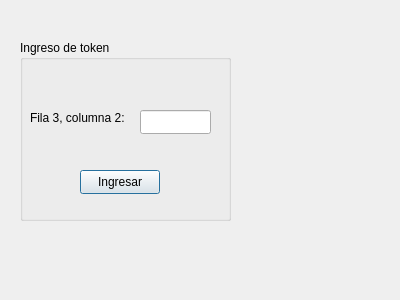
<?xml version="1.0" encoding="UTF-8"?>
<ui version="4.0">
 <class>Token</class>
 <widget class="QDialog" name="Token">
  <property name="geometry">
   <rect>
    <x>0</x>
    <y>0</y>
    <width>400</width>
    <height>300</height>
   </rect>
  </property>
  <property name="windowTitle">
   <string>Token</string>
  </property>
  <widget class="QGroupBox" name="groupBox">
   <property name="geometry">
    <rect>
     <x>20</x>
     <y>40</y>
     <width>211</width>
     <height>181</height>
    </rect>
   </property>
   <property name="title">
    <string>Ingreso de token</string>
   </property>
   <widget class="QLabel" name="indicacion_label">
    <property name="geometry">
     <rect>
      <x>10</x>
      <y>70</y>
      <width>121</width>
      <height>16</height>
     </rect>
    </property>
    <property name="text">
     <string>Fila 3, columna 2:</string>
    </property>
   </widget>
   <widget class="QLineEdit" name="token_input">
    <property name="geometry">
     <rect>
      <x>120</x>
      <y>70</y>
      <width>71</width>
      <height>24</height>
     </rect>
    </property>
   </widget>
   <widget class="QPushButton" name="validate_label">
    <property name="geometry">
     <rect>
      <x>60</x>
      <y>130</y>
      <width>80</width>
      <height>24</height>
     </rect>
    </property>
    <property name="text">
     <string>Ingresar</string>
    </property>
   </widget>
  </widget>
 </widget>
 <resources/>
 <connections/>
</ui>
